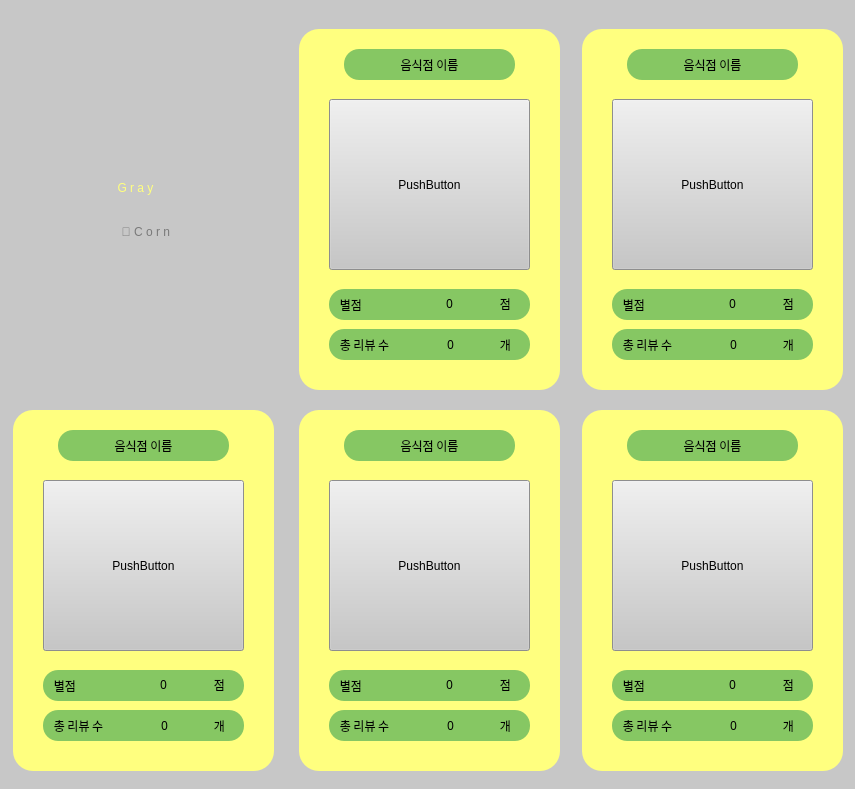
 <widget class="QWidget" name="Form">
  <property name="geometry">
   <rect>
    <x>0</x>
    <y>0</y>
    <width>855</width>
    <height>789</height>
   </rect>
  </property>
  <property name="windowTitle">
   <string>Form</string>
  </property>
  <property name="styleSheet">
   <string notr="true">background-color:rgb(199, 199, 199);</string>
  </property>
  <widget class="QLabel" name="Store_total_star">
   <property name="geometry">
    <rect>
     <x>419</x>
     <y>293</y>
     <width>61</width>
     <height>21</height>
    </rect>
   </property>
   <property name="font">
    <font>
     <family>나눔고딕 ExtraBold</family>
     <pointsize>9</pointsize>
     <weight>9</weight>
     <italic>false</italic>
     <bold>false</bold>
    </font>
   </property>
   <property name="styleSheet">
    <string notr="true">color: black;

font: 75 9pt &quot;나눔고딕 ExtraBold&quot;;

border-radius: 15px;
background-color:  rgb(134, 199, 99);</string>
   </property>
   <property name="text">
    <string>0</string>
   </property>
   <property name="alignment">
    <set>Qt::AlignCenter</set>
   </property>
  </widget>
  <widget class="QLabel" name="Store_name">
   <property name="geometry">
    <rect>
     <x>344</x>
     <y>49</y>
     <width>171</width>
     <height>31</height>
    </rect>
   </property>
   <property name="font">
    <font>
     <family>나눔고딕 ExtraBold</family>
     <pointsize>9</pointsize>
     <weight>9</weight>
     <italic>false</italic>
     <bold>false</bold>
    </font>
   </property>
   <property name="styleSheet">
    <string notr="true">color: black;

font: 75 9pt &quot;나눔고딕 ExtraBold&quot;;

border-radius: 15px;
background-color:  rgb(134, 199, 99);</string>
   </property>
   <property name="text">
    <string>음식점 이름</string>
   </property>
   <property name="alignment">
    <set>Qt::AlignCenter</set>
   </property>
  </widget>
  <widget class="QLabel" name="Store_total_review">
   <property name="geometry">
    <rect>
     <x>420</x>
     <y>334</y>
     <width>61</width>
     <height>21</height>
    </rect>
   </property>
   <property name="font">
    <font>
     <family>나눔고딕 ExtraBold</family>
     <pointsize>9</pointsize>
     <weight>9</weight>
     <italic>false</italic>
     <bold>false</bold>
    </font>
   </property>
   <property name="styleSheet">
    <string notr="true">color: black;

font: 75 9pt &quot;나눔고딕 ExtraBold&quot;;

border-radius: 15px;
background-color:  rgb(134, 199, 99);</string>
   </property>
   <property name="text">
    <string>0</string>
   </property>
   <property name="alignment">
    <set>Qt::AlignCenter</set>
   </property>
  </widget>
  <widget class="QPushButton" name="btn_store_picture">
   <property name="geometry">
    <rect>
     <x>329</x>
     <y>99</y>
     <width>201</width>
     <height>171</height>
    </rect>
   </property>
   <property name="text">
    <string>PushButton</string>
   </property>
  </widget>
  <widget class="QLabel" name="label_star_1">
   <property name="geometry">
    <rect>
     <x>490</x>
     <y>293</y>
     <width>31</width>
     <height>21</height>
    </rect>
   </property>
   <property name="font">
    <font>
     <family>나눔고딕 ExtraBold</family>
     <pointsize>9</pointsize>
     <weight>9</weight>
     <italic>false</italic>
     <bold>false</bold>
    </font>
   </property>
   <property name="styleSheet">
    <string notr="true">color: black;

font: 75 9pt &quot;나눔고딕 ExtraBold&quot;;

border-radius: 15px;
background-color:  rgb(134, 199, 99);</string>
   </property>
   <property name="text">
    <string>점</string>
   </property>
   <property name="alignment">
    <set>Qt::AlignCenter</set>
   </property>
  </widget>
  <widget class="QLabel" name="label_riview_1">
   <property name="geometry">
    <rect>
     <x>490</x>
     <y>334</y>
     <width>31</width>
     <height>21</height>
    </rect>
   </property>
   <property name="font">
    <font>
     <family>나눔고딕 ExtraBold</family>
     <pointsize>9</pointsize>
     <weight>9</weight>
     <italic>false</italic>
     <bold>false</bold>
    </font>
   </property>
   <property name="styleSheet">
    <string notr="true">color: black;

font: 75 9pt &quot;나눔고딕 ExtraBold&quot;;

border-radius: 15px;
background-color:  rgb(134, 199, 99);</string>
   </property>
   <property name="text">
    <string>개</string>
   </property>
   <property name="alignment">
    <set>Qt::AlignCenter</set>
   </property>
  </widget>
  <widget class="QLabel" name="label_9">
   <property name="geometry">
    <rect>
     <x>75</x>
     <y>162</y>
     <width>121</width>
     <height>51</height>
    </rect>
   </property>
   <property name="styleSheet">
    <string notr="true">
font: 10pt &quot;Consolas&quot;;
font: 75 20pt &quot;나눔고딕 ExtraBold&quot;;
color: rgb(255, 255, 127);
	background-color: rgb(199,199,199);
	border-radius: 15px;</string>
   </property>
   <property name="text">
    <string>G r a y</string>
   </property>
   <property name="alignment">
    <set>Qt::AlignCenter</set>
   </property>
  </widget>
  <widget class="QLabel" name="label_10">
   <property name="geometry">
    <rect>
     <x>67</x>
     <y>206</y>
     <width>161</width>
     <height>51</height>
    </rect>
   </property>
   <property name="styleSheet">
    <string notr="true">
font: 10pt &quot;Consolas&quot;;
font: 75 20pt &quot;나눔고딕 ExtraBold&quot;;
color: rgb(121, 121, 121);
	background-color: rgb(199,199,199);
	border-radius: 15px;</string>
   </property>
   <property name="text">
    <string>🌽 C o r n </string>
   </property>
   <property name="alignment">
    <set>Qt::AlignCenter</set>
   </property>
  </widget>
  <widget class="QGraphicsView" name="graphicsView_4">
   <property name="geometry">
    <rect>
     <x>299</x>
     <y>29</y>
     <width>261</width>
     <height>361</height>
    </rect>
   </property>
   <property name="styleSheet">
    <string notr="true">border-radius: 20px;
background-color: rgb(255, 255, 127);</string>
   </property>
  </widget>
  <widget class="QLabel" name="label_total_star">
   <property name="geometry">
    <rect>
     <x>329</x>
     <y>289</y>
     <width>201</width>
     <height>31</height>
    </rect>
   </property>
   <property name="font">
    <font>
     <family>나눔고딕 ExtraBold</family>
     <pointsize>9</pointsize>
     <weight>9</weight>
     <italic>false</italic>
     <bold>false</bold>
    </font>
   </property>
   <property name="styleSheet">
    <string notr="true">color: black;

font: 75 9pt &quot;나눔고딕 ExtraBold&quot;;

border-radius: 15px;
background-color:  rgb(134, 199, 99);</string>
   </property>
   <property name="text">
    <string>    별점</string>
   </property>
   <property name="alignment">
    <set>Qt::AlignLeading|Qt::AlignLeft|Qt::AlignVCenter</set>
   </property>
  </widget>
  <widget class="QLabel" name="label_total_reviuw">
   <property name="geometry">
    <rect>
     <x>329</x>
     <y>329</y>
     <width>201</width>
     <height>31</height>
    </rect>
   </property>
   <property name="font">
    <font>
     <family>나눔고딕 ExtraBold</family>
     <pointsize>9</pointsize>
     <weight>9</weight>
     <italic>false</italic>
     <bold>false</bold>
    </font>
   </property>
   <property name="styleSheet">
    <string notr="true">color: black;

font: 75 9pt &quot;나눔고딕 ExtraBold&quot;;

border-radius: 15px;
background-color:  rgb(134, 199, 99);</string>
   </property>
   <property name="text">
    <string>    총 리뷰 수</string>
   </property>
   <property name="alignment">
    <set>Qt::AlignLeading|Qt::AlignLeft|Qt::AlignVCenter</set>
   </property>
  </widget>
  <widget class="QLabel" name="label_total_star_2">
   <property name="geometry">
    <rect>
     <x>612</x>
     <y>289</y>
     <width>201</width>
     <height>31</height>
    </rect>
   </property>
   <property name="font">
    <font>
     <family>나눔고딕 ExtraBold</family>
     <pointsize>9</pointsize>
     <weight>9</weight>
     <italic>false</italic>
     <bold>false</bold>
    </font>
   </property>
   <property name="styleSheet">
    <string notr="true">color: black;

font: 75 9pt &quot;나눔고딕 ExtraBold&quot;;

border-radius: 15px;
background-color:  rgb(134, 199, 99);</string>
   </property>
   <property name="text">
    <string>    별점</string>
   </property>
   <property name="alignment">
    <set>Qt::AlignLeading|Qt::AlignLeft|Qt::AlignVCenter</set>
   </property>
  </widget>
  <widget class="QLabel" name="Store_total_review_2">
   <property name="geometry">
    <rect>
     <x>703</x>
     <y>334</y>
     <width>61</width>
     <height>21</height>
    </rect>
   </property>
   <property name="font">
    <font>
     <family>나눔고딕 ExtraBold</family>
     <pointsize>9</pointsize>
     <weight>9</weight>
     <italic>false</italic>
     <bold>false</bold>
    </font>
   </property>
   <property name="styleSheet">
    <string notr="true">color: black;

font: 75 9pt &quot;나눔고딕 ExtraBold&quot;;

border-radius: 15px;
background-color:  rgb(134, 199, 99);</string>
   </property>
   <property name="text">
    <string>0</string>
   </property>
   <property name="alignment">
    <set>Qt::AlignCenter</set>
   </property>
  </widget>
  <widget class="QLabel" name="Store_name_2">
   <property name="geometry">
    <rect>
     <x>627</x>
     <y>49</y>
     <width>171</width>
     <height>31</height>
    </rect>
   </property>
   <property name="font">
    <font>
     <family>나눔고딕 ExtraBold</family>
     <pointsize>9</pointsize>
     <weight>9</weight>
     <italic>false</italic>
     <bold>false</bold>
    </font>
   </property>
   <property name="styleSheet">
    <string notr="true">color: black;

font: 75 9pt &quot;나눔고딕 ExtraBold&quot;;

border-radius: 15px;
background-color:  rgb(134, 199, 99);</string>
   </property>
   <property name="text">
    <string>음식점 이름</string>
   </property>
   <property name="alignment">
    <set>Qt::AlignCenter</set>
   </property>
  </widget>
  <widget class="QPushButton" name="btn_store_picture_2">
   <property name="geometry">
    <rect>
     <x>612</x>
     <y>99</y>
     <width>201</width>
     <height>171</height>
    </rect>
   </property>
   <property name="text">
    <string>PushButton</string>
   </property>
  </widget>
  <widget class="QLabel" name="label_total_reviuw_2">
   <property name="geometry">
    <rect>
     <x>612</x>
     <y>329</y>
     <width>201</width>
     <height>31</height>
    </rect>
   </property>
   <property name="font">
    <font>
     <family>나눔고딕 ExtraBold</family>
     <pointsize>9</pointsize>
     <weight>9</weight>
     <italic>false</italic>
     <bold>false</bold>
    </font>
   </property>
   <property name="styleSheet">
    <string notr="true">color: black;

font: 75 9pt &quot;나눔고딕 ExtraBold&quot;;

border-radius: 15px;
background-color:  rgb(134, 199, 99);</string>
   </property>
   <property name="text">
    <string>    총 리뷰 수</string>
   </property>
   <property name="alignment">
    <set>Qt::AlignLeading|Qt::AlignLeft|Qt::AlignVCenter</set>
   </property>
  </widget>
  <widget class="QLabel" name="label_star_2">
   <property name="geometry">
    <rect>
     <x>773</x>
     <y>293</y>
     <width>31</width>
     <height>21</height>
    </rect>
   </property>
   <property name="font">
    <font>
     <family>나눔고딕 ExtraBold</family>
     <pointsize>9</pointsize>
     <weight>9</weight>
     <italic>false</italic>
     <bold>false</bold>
    </font>
   </property>
   <property name="styleSheet">
    <string notr="true">color: black;

font: 75 9pt &quot;나눔고딕 ExtraBold&quot;;

border-radius: 15px;
background-color:  rgb(134, 199, 99);</string>
   </property>
   <property name="text">
    <string>점</string>
   </property>
   <property name="alignment">
    <set>Qt::AlignCenter</set>
   </property>
  </widget>
  <widget class="QLabel" name="Store_total_star_2">
   <property name="geometry">
    <rect>
     <x>702</x>
     <y>293</y>
     <width>61</width>
     <height>21</height>
    </rect>
   </property>
   <property name="font">
    <font>
     <family>나눔고딕 ExtraBold</family>
     <pointsize>9</pointsize>
     <weight>9</weight>
     <italic>false</italic>
     <bold>false</bold>
    </font>
   </property>
   <property name="styleSheet">
    <string notr="true">color: black;

font: 75 9pt &quot;나눔고딕 ExtraBold&quot;;

border-radius: 15px;
background-color:  rgb(134, 199, 99);</string>
   </property>
   <property name="text">
    <string>0</string>
   </property>
   <property name="alignment">
    <set>Qt::AlignCenter</set>
   </property>
  </widget>
  <widget class="QGraphicsView" name="graphicsView_5">
   <property name="geometry">
    <rect>
     <x>582</x>
     <y>29</y>
     <width>261</width>
     <height>361</height>
    </rect>
   </property>
   <property name="styleSheet">
    <string notr="true">border-radius: 20px;
background-color: rgb(255, 255, 127);</string>
   </property>
  </widget>
  <widget class="QLabel" name="label_riview_2">
   <property name="geometry">
    <rect>
     <x>773</x>
     <y>334</y>
     <width>31</width>
     <height>21</height>
    </rect>
   </property>
   <property name="font">
    <font>
     <family>나눔고딕 ExtraBold</family>
     <pointsize>9</pointsize>
     <weight>9</weight>
     <italic>false</italic>
     <bold>false</bold>
    </font>
   </property>
   <property name="styleSheet">
    <string notr="true">color: black;

font: 75 9pt &quot;나눔고딕 ExtraBold&quot;;

border-radius: 15px;
background-color:  rgb(134, 199, 99);</string>
   </property>
   <property name="text">
    <string>개</string>
   </property>
   <property name="alignment">
    <set>Qt::AlignCenter</set>
   </property>
  </widget>
  <widget class="QLabel" name="label_total_reviuw_3">
   <property name="geometry">
    <rect>
     <x>43</x>
     <y>710</y>
     <width>201</width>
     <height>31</height>
    </rect>
   </property>
   <property name="font">
    <font>
     <family>나눔고딕 ExtraBold</family>
     <pointsize>9</pointsize>
     <weight>9</weight>
     <italic>false</italic>
     <bold>false</bold>
    </font>
   </property>
   <property name="styleSheet">
    <string notr="true">color: black;

font: 75 9pt &quot;나눔고딕 ExtraBold&quot;;

border-radius: 15px;
background-color:  rgb(134, 199, 99);</string>
   </property>
   <property name="text">
    <string>    총 리뷰 수</string>
   </property>
   <property name="alignment">
    <set>Qt::AlignLeading|Qt::AlignLeft|Qt::AlignVCenter</set>
   </property>
  </widget>
  <widget class="QLabel" name="Store_total_star_3">
   <property name="geometry">
    <rect>
     <x>133</x>
     <y>674</y>
     <width>61</width>
     <height>21</height>
    </rect>
   </property>
   <property name="font">
    <font>
     <family>나눔고딕 ExtraBold</family>
     <pointsize>9</pointsize>
     <weight>9</weight>
     <italic>false</italic>
     <bold>false</bold>
    </font>
   </property>
   <property name="styleSheet">
    <string notr="true">color: black;

font: 75 9pt &quot;나눔고딕 ExtraBold&quot;;

border-radius: 15px;
background-color:  rgb(134, 199, 99);</string>
   </property>
   <property name="text">
    <string>0</string>
   </property>
   <property name="alignment">
    <set>Qt::AlignCenter</set>
   </property>
  </widget>
  <widget class="QPushButton" name="btn_store_picture_3">
   <property name="geometry">
    <rect>
     <x>43</x>
     <y>480</y>
     <width>201</width>
     <height>171</height>
    </rect>
   </property>
   <property name="text">
    <string>PushButton</string>
   </property>
  </widget>
  <widget class="QLabel" name="Store_name_3">
   <property name="geometry">
    <rect>
     <x>58</x>
     <y>430</y>
     <width>171</width>
     <height>31</height>
    </rect>
   </property>
   <property name="font">
    <font>
     <family>나눔고딕 ExtraBold</family>
     <pointsize>9</pointsize>
     <weight>9</weight>
     <italic>false</italic>
     <bold>false</bold>
    </font>
   </property>
   <property name="styleSheet">
    <string notr="true">color: black;

font: 75 9pt &quot;나눔고딕 ExtraBold&quot;;

border-radius: 15px;
background-color:  rgb(134, 199, 99);</string>
   </property>
   <property name="text">
    <string>음식점 이름</string>
   </property>
   <property name="alignment">
    <set>Qt::AlignCenter</set>
   </property>
  </widget>
  <widget class="QLabel" name="label_riview_3">
   <property name="geometry">
    <rect>
     <x>204</x>
     <y>715</y>
     <width>31</width>
     <height>21</height>
    </rect>
   </property>
   <property name="font">
    <font>
     <family>나눔고딕 ExtraBold</family>
     <pointsize>9</pointsize>
     <weight>9</weight>
     <italic>false</italic>
     <bold>false</bold>
    </font>
   </property>
   <property name="styleSheet">
    <string notr="true">color: black;

font: 75 9pt &quot;나눔고딕 ExtraBold&quot;;

border-radius: 15px;
background-color:  rgb(134, 199, 99);</string>
   </property>
   <property name="text">
    <string>개</string>
   </property>
   <property name="alignment">
    <set>Qt::AlignCenter</set>
   </property>
  </widget>
  <widget class="QLabel" name="label_star_3">
   <property name="geometry">
    <rect>
     <x>204</x>
     <y>674</y>
     <width>31</width>
     <height>21</height>
    </rect>
   </property>
   <property name="font">
    <font>
     <family>나눔고딕 ExtraBold</family>
     <pointsize>9</pointsize>
     <weight>9</weight>
     <italic>false</italic>
     <bold>false</bold>
    </font>
   </property>
   <property name="styleSheet">
    <string notr="true">color: black;

font: 75 9pt &quot;나눔고딕 ExtraBold&quot;;

border-radius: 15px;
background-color:  rgb(134, 199, 99);</string>
   </property>
   <property name="text">
    <string>점</string>
   </property>
   <property name="alignment">
    <set>Qt::AlignCenter</set>
   </property>
  </widget>
  <widget class="QLabel" name="label_total_star_3">
   <property name="geometry">
    <rect>
     <x>43</x>
     <y>670</y>
     <width>201</width>
     <height>31</height>
    </rect>
   </property>
   <property name="font">
    <font>
     <family>나눔고딕 ExtraBold</family>
     <pointsize>9</pointsize>
     <weight>9</weight>
     <italic>false</italic>
     <bold>false</bold>
    </font>
   </property>
   <property name="styleSheet">
    <string notr="true">color: black;

font: 75 9pt &quot;나눔고딕 ExtraBold&quot;;

border-radius: 15px;
background-color:  rgb(134, 199, 99);</string>
   </property>
   <property name="text">
    <string>    별점</string>
   </property>
   <property name="alignment">
    <set>Qt::AlignLeading|Qt::AlignLeft|Qt::AlignVCenter</set>
   </property>
  </widget>
  <widget class="QGraphicsView" name="graphicsView_6">
   <property name="geometry">
    <rect>
     <x>13</x>
     <y>410</y>
     <width>261</width>
     <height>361</height>
    </rect>
   </property>
   <property name="styleSheet">
    <string notr="true">border-radius: 20px;
background-color: rgb(255, 255, 127);</string>
   </property>
  </widget>
  <widget class="QLabel" name="Store_total_review_3">
   <property name="geometry">
    <rect>
     <x>134</x>
     <y>715</y>
     <width>61</width>
     <height>21</height>
    </rect>
   </property>
   <property name="font">
    <font>
     <family>나눔고딕 ExtraBold</family>
     <pointsize>9</pointsize>
     <weight>9</weight>
     <italic>false</italic>
     <bold>false</bold>
    </font>
   </property>
   <property name="styleSheet">
    <string notr="true">color: black;

font: 75 9pt &quot;나눔고딕 ExtraBold&quot;;

border-radius: 15px;
background-color:  rgb(134, 199, 99);</string>
   </property>
   <property name="text">
    <string>0</string>
   </property>
   <property name="alignment">
    <set>Qt::AlignCenter</set>
   </property>
  </widget>
  <widget class="QLabel" name="label_total_reviuw_4">
   <property name="geometry">
    <rect>
     <x>329</x>
     <y>710</y>
     <width>201</width>
     <height>31</height>
    </rect>
   </property>
   <property name="font">
    <font>
     <family>나눔고딕 ExtraBold</family>
     <pointsize>9</pointsize>
     <weight>9</weight>
     <italic>false</italic>
     <bold>false</bold>
    </font>
   </property>
   <property name="styleSheet">
    <string notr="true">color: black;

font: 75 9pt &quot;나눔고딕 ExtraBold&quot;;

border-radius: 15px;
background-color:  rgb(134, 199, 99);</string>
   </property>
   <property name="text">
    <string>    총 리뷰 수</string>
   </property>
   <property name="alignment">
    <set>Qt::AlignLeading|Qt::AlignLeft|Qt::AlignVCenter</set>
   </property>
  </widget>
  <widget class="QLabel" name="Store_total_star_4">
   <property name="geometry">
    <rect>
     <x>419</x>
     <y>674</y>
     <width>61</width>
     <height>21</height>
    </rect>
   </property>
   <property name="font">
    <font>
     <family>나눔고딕 ExtraBold</family>
     <pointsize>9</pointsize>
     <weight>9</weight>
     <italic>false</italic>
     <bold>false</bold>
    </font>
   </property>
   <property name="styleSheet">
    <string notr="true">color: black;

font: 75 9pt &quot;나눔고딕 ExtraBold&quot;;

border-radius: 15px;
background-color:  rgb(134, 199, 99);</string>
   </property>
   <property name="text">
    <string>0</string>
   </property>
   <property name="alignment">
    <set>Qt::AlignCenter</set>
   </property>
  </widget>
  <widget class="QPushButton" name="btn_store_picture_4">
   <property name="geometry">
    <rect>
     <x>329</x>
     <y>480</y>
     <width>201</width>
     <height>171</height>
    </rect>
   </property>
   <property name="text">
    <string>PushButton</string>
   </property>
  </widget>
  <widget class="QLabel" name="Store_name_4">
   <property name="geometry">
    <rect>
     <x>344</x>
     <y>430</y>
     <width>171</width>
     <height>31</height>
    </rect>
   </property>
   <property name="font">
    <font>
     <family>나눔고딕 ExtraBold</family>
     <pointsize>9</pointsize>
     <weight>9</weight>
     <italic>false</italic>
     <bold>false</bold>
    </font>
   </property>
   <property name="styleSheet">
    <string notr="true">color: black;

font: 75 9pt &quot;나눔고딕 ExtraBold&quot;;

border-radius: 15px;
background-color:  rgb(134, 199, 99);</string>
   </property>
   <property name="text">
    <string>음식점 이름</string>
   </property>
   <property name="alignment">
    <set>Qt::AlignCenter</set>
   </property>
  </widget>
  <widget class="QLabel" name="label_riview_4">
   <property name="geometry">
    <rect>
     <x>490</x>
     <y>715</y>
     <width>31</width>
     <height>21</height>
    </rect>
   </property>
   <property name="font">
    <font>
     <family>나눔고딕 ExtraBold</family>
     <pointsize>9</pointsize>
     <weight>9</weight>
     <italic>false</italic>
     <bold>false</bold>
    </font>
   </property>
   <property name="styleSheet">
    <string notr="true">color: black;

font: 75 9pt &quot;나눔고딕 ExtraBold&quot;;

border-radius: 15px;
background-color:  rgb(134, 199, 99);</string>
   </property>
   <property name="text">
    <string>개</string>
   </property>
   <property name="alignment">
    <set>Qt::AlignCenter</set>
   </property>
  </widget>
  <widget class="QLabel" name="label_star_4">
   <property name="geometry">
    <rect>
     <x>490</x>
     <y>674</y>
     <width>31</width>
     <height>21</height>
    </rect>
   </property>
   <property name="font">
    <font>
     <family>나눔고딕 ExtraBold</family>
     <pointsize>9</pointsize>
     <weight>9</weight>
     <italic>false</italic>
     <bold>false</bold>
    </font>
   </property>
   <property name="styleSheet">
    <string notr="true">color: black;

font: 75 9pt &quot;나눔고딕 ExtraBold&quot;;

border-radius: 15px;
background-color:  rgb(134, 199, 99);</string>
   </property>
   <property name="text">
    <string>점</string>
   </property>
   <property name="alignment">
    <set>Qt::AlignCenter</set>
   </property>
  </widget>
  <widget class="QLabel" name="label_total_star_4">
   <property name="geometry">
    <rect>
     <x>329</x>
     <y>670</y>
     <width>201</width>
     <height>31</height>
    </rect>
   </property>
   <property name="font">
    <font>
     <family>나눔고딕 ExtraBold</family>
     <pointsize>9</pointsize>
     <weight>9</weight>
     <italic>false</italic>
     <bold>false</bold>
    </font>
   </property>
   <property name="styleSheet">
    <string notr="true">color: black;

font: 75 9pt &quot;나눔고딕 ExtraBold&quot;;

border-radius: 15px;
background-color:  rgb(134, 199, 99);</string>
   </property>
   <property name="text">
    <string>    별점</string>
   </property>
   <property name="alignment">
    <set>Qt::AlignLeading|Qt::AlignLeft|Qt::AlignVCenter</set>
   </property>
  </widget>
  <widget class="QGraphicsView" name="graphicsView_7">
   <property name="geometry">
    <rect>
     <x>299</x>
     <y>410</y>
     <width>261</width>
     <height>361</height>
    </rect>
   </property>
   <property name="styleSheet">
    <string notr="true">border-radius: 20px;
background-color: rgb(255, 255, 127);</string>
   </property>
  </widget>
  <widget class="QLabel" name="Store_total_review_4">
   <property name="geometry">
    <rect>
     <x>420</x>
     <y>715</y>
     <width>61</width>
     <height>21</height>
    </rect>
   </property>
   <property name="font">
    <font>
     <family>나눔고딕 ExtraBold</family>
     <pointsize>9</pointsize>
     <weight>9</weight>
     <italic>false</italic>
     <bold>false</bold>
    </font>
   </property>
   <property name="styleSheet">
    <string notr="true">color: black;

font: 75 9pt &quot;나눔고딕 ExtraBold&quot;;

border-radius: 15px;
background-color:  rgb(134, 199, 99);</string>
   </property>
   <property name="text">
    <string>0</string>
   </property>
   <property name="alignment">
    <set>Qt::AlignCenter</set>
   </property>
  </widget>
  <widget class="QLabel" name="label_total_reviuw_5">
   <property name="geometry">
    <rect>
     <x>612</x>
     <y>710</y>
     <width>201</width>
     <height>31</height>
    </rect>
   </property>
   <property name="font">
    <font>
     <family>나눔고딕 ExtraBold</family>
     <pointsize>9</pointsize>
     <weight>9</weight>
     <italic>false</italic>
     <bold>false</bold>
    </font>
   </property>
   <property name="styleSheet">
    <string notr="true">color: black;

font: 75 9pt &quot;나눔고딕 ExtraBold&quot;;

border-radius: 15px;
background-color:  rgb(134, 199, 99);</string>
   </property>
   <property name="text">
    <string>    총 리뷰 수</string>
   </property>
   <property name="alignment">
    <set>Qt::AlignLeading|Qt::AlignLeft|Qt::AlignVCenter</set>
   </property>
  </widget>
  <widget class="QLabel" name="Store_total_star_5">
   <property name="geometry">
    <rect>
     <x>702</x>
     <y>674</y>
     <width>61</width>
     <height>21</height>
    </rect>
   </property>
   <property name="font">
    <font>
     <family>나눔고딕 ExtraBold</family>
     <pointsize>9</pointsize>
     <weight>9</weight>
     <italic>false</italic>
     <bold>false</bold>
    </font>
   </property>
   <property name="styleSheet">
    <string notr="true">color: black;

font: 75 9pt &quot;나눔고딕 ExtraBold&quot;;

border-radius: 15px;
background-color:  rgb(134, 199, 99);</string>
   </property>
   <property name="text">
    <string>0</string>
   </property>
   <property name="alignment">
    <set>Qt::AlignCenter</set>
   </property>
  </widget>
  <widget class="QPushButton" name="btn_store_picture_5">
   <property name="geometry">
    <rect>
     <x>612</x>
     <y>480</y>
     <width>201</width>
     <height>171</height>
    </rect>
   </property>
   <property name="text">
    <string>PushButton</string>
   </property>
  </widget>
  <widget class="QLabel" name="Store_name_5">
   <property name="geometry">
    <rect>
     <x>627</x>
     <y>430</y>
     <width>171</width>
     <height>31</height>
    </rect>
   </property>
   <property name="font">
    <font>
     <family>나눔고딕 ExtraBold</family>
     <pointsize>9</pointsize>
     <weight>9</weight>
     <italic>false</italic>
     <bold>false</bold>
    </font>
   </property>
   <property name="styleSheet">
    <string notr="true">color: black;

font: 75 9pt &quot;나눔고딕 ExtraBold&quot;;

border-radius: 15px;
background-color:  rgb(134, 199, 99);</string>
   </property>
   <property name="text">
    <string>음식점 이름</string>
   </property>
   <property name="alignment">
    <set>Qt::AlignCenter</set>
   </property>
  </widget>
  <widget class="QLabel" name="label_riview_5">
   <property name="geometry">
    <rect>
     <x>773</x>
     <y>715</y>
     <width>31</width>
     <height>21</height>
    </rect>
   </property>
   <property name="font">
    <font>
     <family>나눔고딕 ExtraBold</family>
     <pointsize>9</pointsize>
     <weight>9</weight>
     <italic>false</italic>
     <bold>false</bold>
    </font>
   </property>
   <property name="styleSheet">
    <string notr="true">color: black;

font: 75 9pt &quot;나눔고딕 ExtraBold&quot;;

border-radius: 15px;
background-color:  rgb(134, 199, 99);</string>
   </property>
   <property name="text">
    <string>개</string>
   </property>
   <property name="alignment">
    <set>Qt::AlignCenter</set>
   </property>
  </widget>
  <widget class="QLabel" name="label_star_5">
   <property name="geometry">
    <rect>
     <x>773</x>
     <y>674</y>
     <width>31</width>
     <height>21</height>
    </rect>
   </property>
   <property name="font">
    <font>
     <family>나눔고딕 ExtraBold</family>
     <pointsize>9</pointsize>
     <weight>9</weight>
     <italic>false</italic>
     <bold>false</bold>
    </font>
   </property>
   <property name="styleSheet">
    <string notr="true">color: black;

font: 75 9pt &quot;나눔고딕 ExtraBold&quot;;

border-radius: 15px;
background-color:  rgb(134, 199, 99);</string>
   </property>
   <property name="text">
    <string>점</string>
   </property>
   <property name="alignment">
    <set>Qt::AlignCenter</set>
   </property>
  </widget>
  <widget class="QLabel" name="label_total_star_5">
   <property name="geometry">
    <rect>
     <x>612</x>
     <y>670</y>
     <width>201</width>
     <height>31</height>
    </rect>
   </property>
   <property name="font">
    <font>
     <family>나눔고딕 ExtraBold</family>
     <pointsize>9</pointsize>
     <weight>9</weight>
     <italic>false</italic>
     <bold>false</bold>
    </font>
   </property>
   <property name="styleSheet">
    <string notr="true">color: black;

font: 75 9pt &quot;나눔고딕 ExtraBold&quot;;

border-radius: 15px;
background-color:  rgb(134, 199, 99);</string>
   </property>
   <property name="text">
    <string>    별점</string>
   </property>
   <property name="alignment">
    <set>Qt::AlignLeading|Qt::AlignLeft|Qt::AlignVCenter</set>
   </property>
  </widget>
  <widget class="QGraphicsView" name="graphicsView_8">
   <property name="geometry">
    <rect>
     <x>582</x>
     <y>410</y>
     <width>261</width>
     <height>361</height>
    </rect>
   </property>
   <property name="styleSheet">
    <string notr="true">border-radius: 20px;
background-color: rgb(255, 255, 127);</string>
   </property>
  </widget>
  <widget class="QLabel" name="Store_total_review_5">
   <property name="geometry">
    <rect>
     <x>703</x>
     <y>715</y>
     <width>61</width>
     <height>21</height>
    </rect>
   </property>
   <property name="font">
    <font>
     <family>나눔고딕 ExtraBold</family>
     <pointsize>9</pointsize>
     <weight>9</weight>
     <italic>false</italic>
     <bold>false</bold>
    </font>
   </property>
   <property name="styleSheet">
    <string notr="true">color: black;

font: 75 9pt &quot;나눔고딕 ExtraBold&quot;;

border-radius: 15px;
background-color:  rgb(134, 199, 99);</string>
   </property>
   <property name="text">
    <string>0</string>
   </property>
   <property name="alignment">
    <set>Qt::AlignCenter</set>
   </property>
  </widget>
  <zorder>graphicsView_8</zorder>
  <zorder>label_total_star_5</zorder>
  <zorder>graphicsView_7</zorder>
  <zorder>label_total_star_4</zorder>
  <zorder>btn_store_picture_4</zorder>
  <zorder>Store_name_4</zorder>
  <zorder>graphicsView_6</zorder>
  <zorder>label_total_star_3</zorder>
  <zorder>btn_store_picture_3</zorder>
  <zorder>Store_name_3</zorder>
  <zorder>graphicsView_5</zorder>
  <zorder>label_total_reviuw_2</zorder>
  <zorder>label_total_star_2</zorder>
  <zorder>Store_total_star_2</zorder>
  <zorder>label_star_2</zorder>
  <zorder>btn_store_picture_2</zorder>
  <zorder>Store_name_2</zorder>
  <zorder>Store_total_review_2</zorder>
  <zorder>label_riview_2</zorder>
  <zorder>graphicsView_4</zorder>
  <zorder>Store_name</zorder>
  <zorder>btn_store_picture</zorder>
  <zorder>label_9</zorder>
  <zorder>label_10</zorder>
  <zorder>label_total_star</zorder>
  <zorder>label_total_reviuw</zorder>
  <zorder>label_star_1</zorder>
  <zorder>label_riview_1</zorder>
  <zorder>Store_total_star</zorder>
  <zorder>Store_total_review</zorder>
  <zorder>label_total_reviuw_3</zorder>
  <zorder>Store_total_star_3</zorder>
  <zorder>label_riview_3</zorder>
  <zorder>label_star_3</zorder>
  <zorder>Store_total_review_3</zorder>
  <zorder>label_total_reviuw_4</zorder>
  <zorder>Store_total_star_4</zorder>
  <zorder>label_riview_4</zorder>
  <zorder>label_star_4</zorder>
  <zorder>Store_total_review_4</zorder>
  <zorder>label_total_reviuw_5</zorder>
  <zorder>Store_total_star_5</zorder>
  <zorder>btn_store_picture_5</zorder>
  <zorder>Store_name_5</zorder>
  <zorder>label_riview_5</zorder>
  <zorder>label_star_5</zorder>
  <zorder>Store_total_review_5</zorder>
 </widget>
